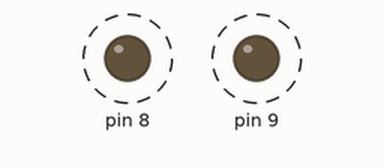
This sketch was run on a simulated Arduino Uno, built with avr-gcc and run on an emulated ATmega328P. Shown: output pins drawn as LEDs (lit = HIGH). Dashed ring = blinking.

Above: at 0.2 s.
Timing chart, 0 to 3.2 s (numbered marks = the images above):
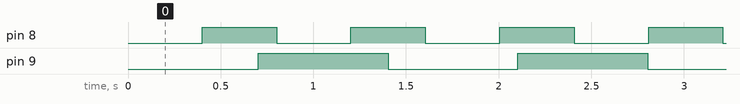

Measured:
- by itself, pin 8: alternates HIGH for 0.40 s and LOW for 0.40 s
- by itself, pin 9: alternates HIGH for 0.70 s and LOW for 0.70 s

The sketch:

multitasking.ino
```cpp
unsigned long currentTime = 0;
unsigned long previousTime1 = 0;
unsigned long previousTime2 = 0;
boolean state1 = true;
boolean state2 = true;
#include <Wire.h>
void setup() {

  pinMode(8, OUTPUT);
  pinMode(9, OUTPUT);
}

void loop() {
  currentTime = millis();
  if (currentTime - previousTime1 > 400) {
    digitalWrite(8, state1);
    state1 = !state1;
    previousTime1 = currentTime;
  }

  if (currentTime - previousTime2 > 700) {
    digitalWrite(9, state2);
    state2 = !state2;
    previousTime2 = currentTime;
  }
}
```
